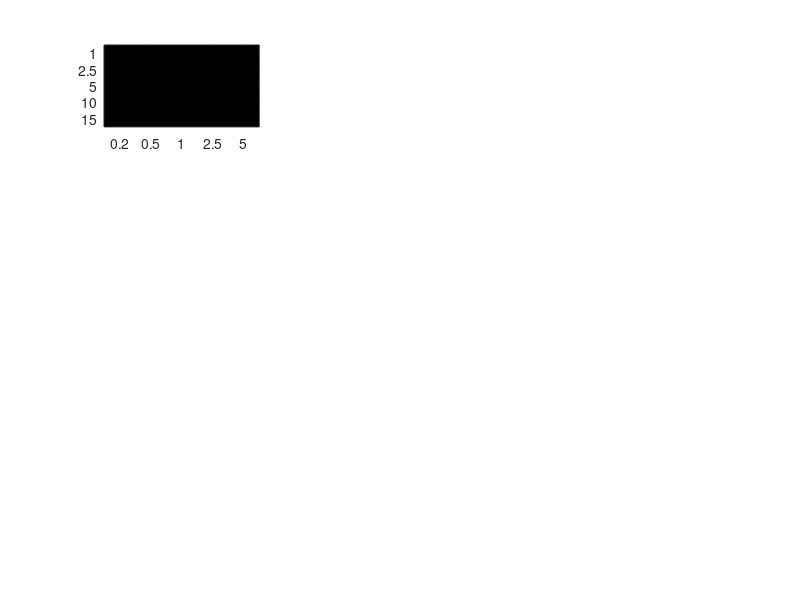

The MATLAB source for this figure: (Note: this script raises an error after producing the figure.)
%%%%%%%%%%%%%%%%%%%%%%%%%%%%%%%%%%%%%%%%
% Elodie Lesage, Sam Howell, Julia Miller
% (C)2024 California Institute of Technology. All rights reserved.
%%%%%%%%%%%%%%%%%%%%%%%%%%%%%%%%%%%%%%%%


% Depth and thickness arrays

Radius  = [100 250 500 1250 2500];
Depth   = [1000 2500 5000 10000 15000];

% Matrixes we want to plot
% Depth is the y axis, radius is x

% Time trackers
CM.time         = NaN(5,5);
CI.time         = NaN(5,5);
MCC.time        = NaN(5,5);
H2O.time        = NaN(5,5);

% Total erupted volume - initialize
CM.Verupt       = NaN(5,5);
CI.Verupt       = NaN(5,5);
MCC.Verupt      = NaN(5,5);
H2O.Verupt      = NaN(5,5);

% Max surface temperature anomaly - initialize
CM.Tanomaly     = NaN(5,5);
CI.Tanomaly     = NaN(5,5);
MCC.Tanomaly    = NaN(5,5);
H2O.Tanomaly    = NaN(5,5);

% Max thickness change - initialize
CM.DThickness   = NaN(5,5);
CI.DThickness   = NaN(5,5);
MCC.DThickness  = NaN(5,5);
H2O.DThickness  = NaN(5,5);

% Populate

% IN.simu entries:
% 1  = Eq EM-CM carb
% 3  = Eq EM-CI carb
% 8  = Eq MC-Scale carb + comets
% 17 = Pure Water

D = dir;

for k = 4:(length(D)-2)
    folder = D(k).name;
    cd(folder);

    output = load('output.mat');

    x = find(Radius == output.IN.rRes);
    y = find(Depth == output.IN.zResTop);

    % CM
    if output.IN.simu == 1
        time                = output.OUT.t - output.IN.tRes;
        % CM.Verupt(y,x)      = floor(log10((sum(output.OUT.eruptV)/1e9)));
        CM.Verupt(y,x)      = sum(output.OUT.eruptV)/1e9;
        CM.Tanomaly(y,x)    = max(output.OUT.Tsurf(time>0))-min(output.OUT.Tsurf(time>0));
        % Exception for the few cases where the reservoir reaches the
        % ocean, which induces a large ice shell thickness variation at the
        % end of the simulation and would not be physical as we would
        % expect relatively fast viscous relaxation:
        if isfield(output.OUT, 'tDrain') && output.OUT.tDrain > 0
            time            = output.OUT.t(output.OUT.t < output.OUT.tDrain) - output.IN.tRes;
        end
        CM.DThickness(y,x)  = max(output.OUT.Dice(time>0))-min(output.OUT.Dice(time>0));
        
    end
        
    % CI
    if output.IN.simu == 3
        time                = output.OUT.t - output.IN.tRes;
        % CI.Verupt(y,x)      = floor(log10((sum(output.OUT.eruptV)/1e9)));
        CI.Verupt(y,x)      = sum(output.OUT.eruptV)/1e9;
        CI.Tanomaly(y,x)    = max(output.OUT.Tsurf(time>0))-min(output.OUT.Tsurf(time>0));
        % Exception for reservoirs sinking into ocean:
        if isfield(output.OUT, 'tDrain') && output.OUT.tDrain > 0
            time            = output.OUT.t(output.OUT.t < output.OUT.tDrain) - output.IN.tRes;
        end
        CI.DThickness(y,x)  = max(output.OUT.Dice(time>0))-min(output.OUT.Dice(time>0));
    end

    % MCC + Comet
    if output.IN.simu == 8
        time                 = output.OUT.t - output.IN.tRes;
        % MCC.Verupt(y,x)      = floor(log10((sum(output.OUT.eruptV)/1e9)));
        MCC.Verupt(y,x)      = sum(output.OUT.eruptV)/1e9;
        MCC.Tanomaly(y,x)    = max(output.OUT.Tsurf(time>0))-min(output.OUT.Tsurf(time>0));
        % Exception for reservoirs sinking into ocean:
        if isfield(output.OUT, 'tDrain') && output.OUT.tDrain > 0
            time             = output.OUT.t(output.OUT.t < output.OUT.tDrain) - output.IN.tRes;
        end
        MCC.DThickness(y,x)  = max(output.OUT.Dice(time>0))-min(output.OUT.Dice(time>0));
    end

    % H2O
    if output.IN.simu == 17
        time                 = output.OUT.t - output.IN.tRes;
        % H2O.Verupt(y,x)      = floor(log10((sum(output.OUT.eruptV)/1e9)));
        H2O.Verupt(y,x)      = sum(output.OUT.eruptV)/1e9;
        H2O.Tanomaly(y,x)    = max(output.OUT.Tsurf(time>0))-min(output.OUT.Tsurf(time>0));
        % Exception for reservoirs sinking into ocean:
        if isfield(output.OUT, 'tDrain') && output.OUT.tDrain > 0
            time             = output.OUT.t(output.OUT.t < output.OUT.tDrain) - output.IN.tRes;
        end
        H2O.DThickness(y,x)  = max(output.OUT.Dice(time>0))-min(output.OUT.Dice(time>0));
    end

    clear output
    clear folder
    cd ..
end

%% 


figPos = [1 1 9 9];
fh = figure(3); clf; set(gcf,'color','w'); 

% Conversion to km
% Diameter    = Radius *2 ./1000;
% Depth       = Depth ./1000;
x = [1 2 3 4 5];
y = [1 2 3 4 5];

titleSize = 25;
labelSize = 25;
tickSize = 14;
% whitebg('w');

subplot(431);
imagesc(x, y, CM.Tanomaly);
xticks([1 2 3 4 5]);
xticklabels([0.2 0.5 1 2.5 5]);
yticks ([1 2 3 4 5]);
yticklabels([1 2.5 5 10 15]);
clim([0 1.5]);
ylabel({'{\bf{CM chondrites}}' 'Reservoir depth (km)'});
title({'(a) Surface maximum', 'temperature anomaly (K)'});
% h1 = text(-0.25, 0.5,'CM chondrites'); text position doesn't work
% set(h1, 'rotation', 90)
colorbar

subplot(432);
imagesc(x, y, CM.DThickness);
xticks([1 2 3 4 5]);
xticklabels([0.2 0.5 1 2.5 5]);
yticks ([1 2 3 4 5]);
yticklabels([1 2.5 5 10 15]);
% clim([1 1000])
title({'(b) Ice shell thickness', 'variation (m)'});
set(gca, 'ColorScale', 'log')
cb = colorbar;
cb.Ticks = [10^(0) 10^(1) 10^(2)];

subplot(433);
m = imagesc(x, y, CM.Verupt);
set(m,'alphadata',CM.Verupt>0);
xticks([1 2 3 4 5]);
xticklabels([0.2 0.5 1 2.5 5]);
yticks ([1 2 3 4 5]);
yticklabels([1 2.5 5 10 15]);
set(gca, 'ColorScale', 'log')
title('(c) Total erupted volume (km^3)');
cb = colorbar;
cb.Ticks = [10^(-4) 10^(-3) 10^(-2) 10^(-1) 1];

subplot(434);
imagesc(x, y, CI.Tanomaly);
xticks([1 2 3 4 5]);
xticklabels([0.2 0.5 1 2.5 5]);
yticks ([1 2 3 4 5]);
yticklabels([1 2.5 5 10 15]);
clim([0 1.5])
ylabel({'{\bf{CI chondrites}}' 'Reservoir depth (km)'});
colorbar

subplot(435);
imagesc(x, y, CI.DThickness);
xticks([1 2 3 4 5]);
xticklabels([0.2 0.5 1 2.5 5]);
yticks ([1 2 3 4 5]);
yticklabels([1 2.5 5 10 15]);
set(gca, 'ColorScale', 'log')
cb = colorbar;
cb.Ticks = [10^(0) 10^(1) 10^(2)];

subplot(436);
m = imagesc(x, y, CI.Verupt);
set(m,'alphadata',CI.Verupt>0);
xticks([1 2 3 4 5]);
xticklabels([0.2 0.5 1 2.5 5]);
yticks ([1 2 3 4 5]);
yticklabels([0.2 0.5 1 2.5 5]);
set(gca, 'ColorScale', 'log')
cb = colorbar;
cb.Ticks = [10^(-4) 10^(-3) 10^(-2) 10^(-1) 1];

subplot(437);
imagesc(x, y, MCC.Tanomaly);
xticks([1 2 3 4 5]);
xticklabels([0.2 0.5 1 2.5 5]);
yticks ([1 2 3 4 5]);
yticklabels([1 2.5 5 10 15]);
clim([0 1.5]);
ylabel({'{\bf{Monte Carlo (chondrites + comets)}}' 'Reservoir depth (km)'})
colorbar

subplot(438);
imagesc(x, y, MCC.DThickness);
xticklabels([0.2 0.5 1 2.5 5]);
yticks ([1 2 3 4 5]);
yticklabels([1 2.5 5 10 15]);
set(gca, 'ColorScale', 'log')
cb = colorbar;
cb.Ticks = [10^(0) 10^(1) 10^(2)];

subplot(439);
m = imagesc(x, y, MCC.Verupt);
set(m,'alphadata',MCC.Verupt>0);
xticks([1 2 3 4 5]);
xticklabels([0.2 0.5 1 2.5 5]);
yticks ([1 2 3 4 5]);
yticklabels([1 2.5 5 10 15]);
set(gca, 'ColorScale', 'log')
cb = colorbar;
cb.Ticks = [10^(-4) 10^(-3) 10^(-2) 10^(-1) 1];

subplot(4,3,10);
imagesc(x, y, H2O.Tanomaly);
xticks([1 2 3 4 5]);
xticklabels([0.2 0.5 1 2.5 5]);
yticks ([1 2 3 4 5]);
yticklabels([1 2.5 5 10 15]);
clim([0 1.5])
xlabel({'Reservoir thickness (km)'})
ylabel({'{\bf{H2O}}' 'Reservoir depth (km)'})
colorbar

subplot(4,3,11);
imagesc(x, y, H2O.DThickness);
xticks([1 2 3 4 5]);
xticklabels([0.2 0.5 1 2.5 5]);
yticks ([1 2 3 4 5]);
yticklabels([1 2.5 5 10 15]);
xlabel({'Reservoir thickness (km)'});
set(gca, 'ColorScale', 'log')
cb = colorbar;
cb.Ticks = [10^(0) 10^(1) 10^(2)];

subplot(4,3,12);
m = imagesc(x, y, H2O.Verupt);
set(m,'alphadata',H2O.Verupt>0);
xticks([1 2 3 4 5]);
xticklabels([0.2 0.5 1 2.5 5]);
yticks ([1 2 3 4 5]);
yticklabels([1 2.5 5 10 15]);
set(gca, 'ColorScale', 'log')
xlabel({'Reservoir thickness (km)'});
cb = colorbar;
cb.Ticks = [10^(-4) 10^(-3) 10^(-2) 10^(-1) 1];


figtitle = 'ReservoirGeometry.pdf';
set(fh,'Units','Inches');
set(fh,'Position',[figPos(1) figPos(2)   figPos(3)   figPos(4)])
set(fh,'PaperPositionMode','Auto','PaperUnits','Inches','PaperSize',[figPos(3), figPos(4)])
print(fh,figtitle,'-dpdf','-r0')


%%

